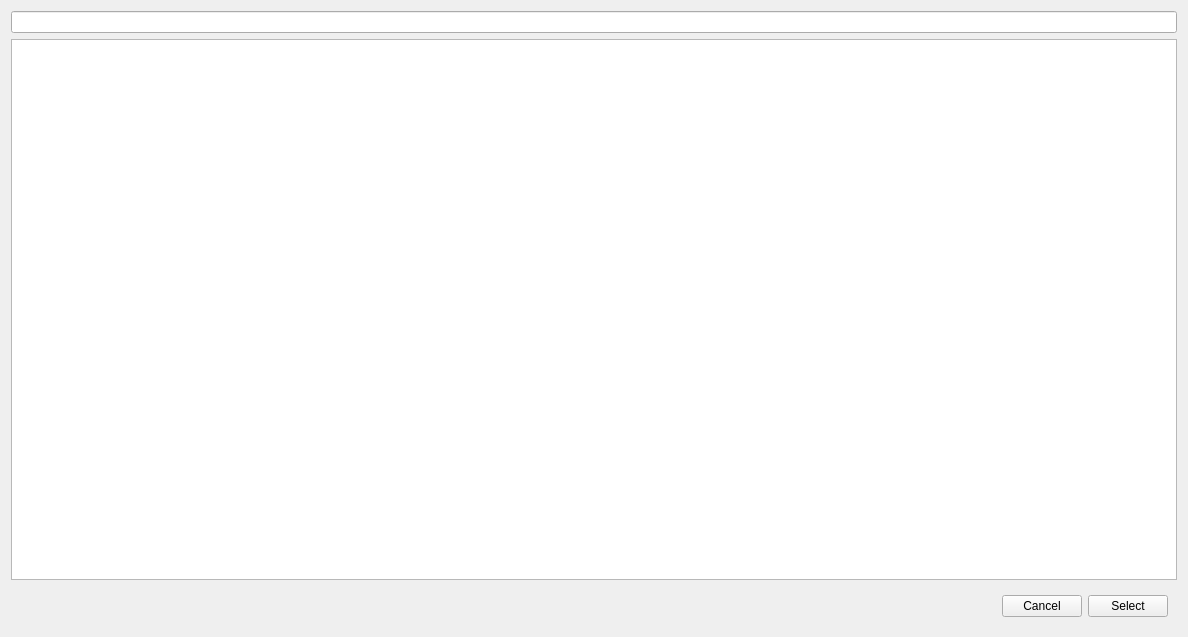
<?xml version="1.0" encoding="UTF-8"?>
<ui version="4.0">
 <class>SearchGasForm</class>
 <widget class="QWidget" name="SearchGasForm">
  <property name="geometry">
   <rect>
    <x>0</x>
    <y>0</y>
    <width>1188</width>
    <height>637</height>
   </rect>
  </property>
  <property name="windowTitle">
   <string>Form</string>
  </property>
  <layout class="QVBoxLayout" name="verticalLayout">
   <item>
    <widget class="QLineEdit" name="SearchBarText"/>
   </item>
   <item>
    <widget class="QColumnView" name="SearchResultView"/>
   </item>
   <item>
    <widget class="QWidget" name="widget" native="true">
     <layout class="QHBoxLayout" name="horizontalLayout">
      <item>
       <spacer name="horizontalSpacer">
        <property name="orientation">
         <enum>Qt::Horizontal</enum>
        </property>
        <property name="sizeHint" stdset="0">
         <size>
          <width>977</width>
          <height>20</height>
         </size>
        </property>
       </spacer>
      </item>
      <item>
       <widget class="QPushButton" name="pushButton_2">
        <property name="text">
         <string>Cancel</string>
        </property>
       </widget>
      </item>
      <item>
       <widget class="QPushButton" name="pushButton">
        <property name="text">
         <string>Select</string>
        </property>
       </widget>
      </item>
     </layout>
    </widget>
   </item>
  </layout>
 </widget>
 <resources/>
 <connections/>
</ui>
